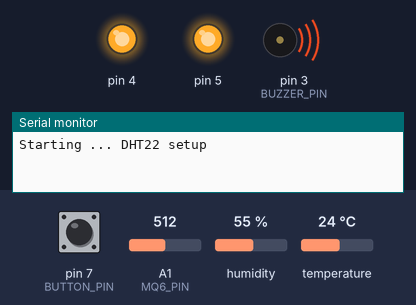
Recording of a program running on a simulated Arduino Pro Mini, built with avr-gcc and run on an emulated ATmega328P. Shown: output pins drawn as LEDs (lit = HIGH), buzzer (waves = sounding), the last lines printed to the serial monitor. The inputs (shaded band) are chosen by the test bench; at power-on: pin 7 (BUTTON_PIN) HIGH, A1 (MQ6_PIN) = 512, humidity 55 %, temperature 24 °C.

Above: at 0.1 s.
At 46.2 s:
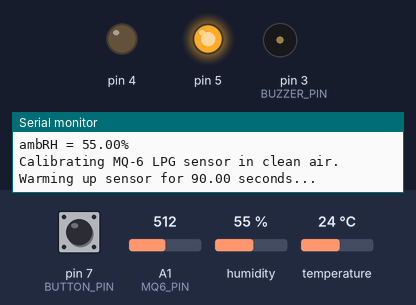
At 92.1 s:
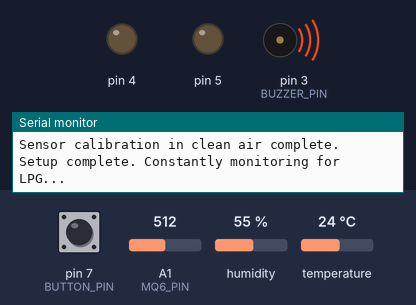
At 92.8 s:
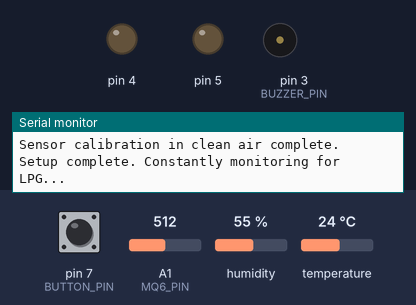
Timing chart, 0 to 130.0 s (numbered marks = the images above):
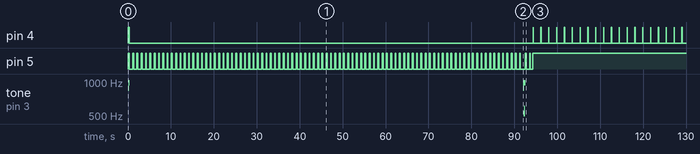

Measured:
- by itself, pin 4: repeats every 1.8 s: HIGH 0.02 s, LOW 1.8 s
- by itself, pin 5: moves between LOW and HIGH, repeating every 10.0 s

The program:

main.cpp
```cpp
// LPG detection sensor
// For Arduino pro mini (ATMEGA328P). Possilby works on other boards as well, but
// not tested.

#include <Arduino.h>
#include <avr/wdt.h>

#include "LEDBlinker.h"

#define VERSION = 1.2
//define SERIAL_DEBUG_DISABLED
#define GREEN_LED 5
#define RED_LED 4
#define BUZZER_PIN 3
#define BUTTON_PIN 7
#define MQ6_PIN A1
#define DHT_PIN 6
#define DIGITAL_OUT 12
#define WARMUP_TIME_MS 90e3

#define NOTE_A5 880
#define NOTE_B5 988
#define NOTE_C5 523
#define NOTE_D5 587
#define NOTE_E5 659

bool alarmLPG = false;          // Currently detecting LPG
bool alarmLPG_latch = false;    // Alarm in latched state
bool lower_threshold = false;   // Bool lower LPG threshold reached
bool alarm_silenced = false;    // Alarm silenced state
bool err_no_sensor = false;     // Gas sensor detected
unsigned long alarm_time = 0UL; // millis for storing when gas first detected
unsigned long alarm_time_last = 0UL; // millis for when gas was last detected
const unsigned long alarm_timeout = 8 * 3600e3; // 8 hourso
unsigned long calibration_time = 0UL; // Last time sensor calibrated
const unsigned long calibration_timer = 1800e3; // 30 minutes
bool recalibration_done = false; // Record if recalibration is done
//  The lower explosive limit for LPG is 1900 ppm for butane, and
//  2000 ppm for propane.
const unsigned int LPG_threshold = 1900;
// Set a lower thershold where the alarm doesn't sound but a chirp is given
const unsigned int LPG_lower_threshold = 500;
float RL = 20.0;  //  load resistor value in k ohms
float Ro = 10.0;  //  default value 10 k ohms.  Revised during calibration.
const float Ro_clean_air_factor = 10.0;
const float vMin_threshold = 100;  // Minimum voltage (in mV) of the sensor used
                                   // in detecting if the sensor is connected
unsigned int LPG_ppm = 0;
int button_state = HIGH;
int last_button_state = HIGH;
unsigned long last_debounce_time = 0UL;
const int debounce_delay = 50;

LEDBlinker greenLED(GREEN_LED, 0, 0);
LEDBlinker redLED(RED_LED, 0, 0);
LEDBlinker buzzer(BUZZER_PIN, 0, 0);

////////////////////////////////////////////////////////////////////////
// DHT humidity/temperature sensor
#include "DHT.h"
#include "DHT_U.h"
bool errDHT = false;
// Uncomment whatever type you're using!
//#define DHTTYPE DHT11     // DHT 11
#define DHTTYPE DHT22   // DHT 22  (AM2302)
//#define DHTTYPE DHT21   // DHT 21 (AM2301)
DHT dht(DHT_PIN, DHTTYPE);
////////////////////////////////////////////////////////////////////////
// With sensor holes facing you:
// Connect pin 1 (on the left) of the sensor to +5V
// Connect pin 2 of the sensor to whatever your DHTPIN is
// Connect pin 4 (on the right) of the sensor to GROUND
// Connect a 10K resistor from pin 2 (data) to pin 1 (power) of the sensor

float mV = 0.0;
unsigned long samples = 0;
const int maxSamples = 500;

void(* resetFunc) (void) = 0;

float RsRoAtAmbientTo20C65RH(float RsRo_atAmb, float ambTemp, float ambRH) {
  //  Using the datasheet for MQ-6 sensor, derive Rs/Ro values
  //  from - 10 to 50 C and 33, 65, and 85 % relative humidity.
  //  For the measured Rs/Ro, use linear interpolation to calculate the
  //  standard Rs/Ro values for the measured ambient temperature and RH.
  //  Next, calculate a correction factor from the standard Rs/Ro at ambient
  //  temp and RH relative to standard Rs/Ro at 20C and 65 RH.
  //  Apply this correction factor to the measured Rs/Ro value and return the
  //  corrected value.  This corrected value may then be used against the Rs/Ro
  //  Rs/Ro vs LPG concentration (ppm) chart to estimate the concentration of PPG.

  //  Calc RsRo values at ambTemp & 33% RH, 65% and 85% RH
  float RsRo_at_ambTemp_33RH = -0.00000321 * pow(ambTemp, 3) +
                               0.000315 * pow(ambTemp, 2) - 0.0129 * ambTemp +
                               1.1568;
  float RsRo_at_ambTemp_85RH = -0.00000358 * pow(ambTemp, 3) +
                               0.000298 * pow(ambTemp, 2) - 0.0102 * ambTemp +
                               0.9642;
  // float RsRo_at_65RH = ((65.0-33.0)/(85.0-65.0));
  float RsRo_at_ambTemp_65RH =
      ((65.0 - 33.0) / (85.0 - 33.0) *
           (RsRo_at_ambTemp_85RH - RsRo_at_ambTemp_33RH) +
       RsRo_at_ambTemp_33RH) *
      1.102;
  //  Linear interpolate to get the RsRo at the ambient RH value (ambRH).
  float RsRo_at_ambTemp_ambRH;
  if (ambRH < 65.0) {
    RsRo_at_ambTemp_ambRH = (ambRH - 33.0) / (65.0 - 33.0) *
                                (RsRo_at_ambTemp_65RH - RsRo_at_ambTemp_33RH) +
                            RsRo_at_ambTemp_33RH;
  } else {
    // ambRH > 65.0
    RsRo_at_ambTemp_ambRH = (ambRH - 65.0) / (85.0 - 65.0) *
                                (RsRo_at_ambTemp_85RH - RsRo_at_ambTemp_65RH) +
                            RsRo_at_ambTemp_65RH;
  }
  //  Calc the correction factor to bring RsRo at ambient temp & RH to 20 C and
  //  65% RH.
  const float refRsRo_at_20C65RH = 1.00;
  float RsRoCorrPct =
      1 + (refRsRo_at_20C65RH - RsRo_at_ambTemp_ambRH) / refRsRo_at_20C65RH;
  //  Calculate what the measured RsRo at ambient conditions would be corrected
  //  to the conditions for 20 C and 65% RH.
  float measured_RsRo_at_20C65RH = RsRoCorrPct * RsRo_atAmb;
  return measured_RsRo_at_20C65RH;
}

long readVcc() {
  long result;
  // Read 1.1V reference against AVcc
  ADMUX = _BV(REFS0) | _BV(MUX3) | _BV(MUX2) | _BV(MUX1);
  delay(2); // Wait for Vref to settle
  ADCSRA |= _BV(ADSC); // Convert
  while (bit_is_set(ADCSRA,ADSC));
  result = ADCL;
  result |= ADCH<<8;
  result = 1125300L / result; // Back-calculate AVcc in mV
  return result;
}

float CalcRsFromVo(float Vo) {
  //  Vo = sensor output voltage in mV.
  //  VRef = supply voltage, 5000 mV
  //  RL = load resistor in k ohms
  //  The equation Rs = (Vc - Vo)*(RL/Vo)
  //  is derived from the voltage divider
  //  principle:  Vo = RL * Vc (Rs + RL)
  //
  //  Note.  Alternatively you could calc
  //         Rs from ADC value using
  //         Rs = RL * (1024 - ADC) / ADC
  float Rs = (readVcc() - Vo) * (RL / Vo);
  return Rs;
}

unsigned int GetLpgPpmForRatioRsRo(float RsRo_ratio) {
  //  If you extract the data points from the LPG concentration
  //  versus Rs/Ro chart in the datasheet, plot the points,
  //  fit a polynomial curve to the points, you come up with the equation
  //  for the curve of:  Rs/Ro = 18.446 * (LPG ppm) ^ -0.421
  //  This equation is valid for ambient conditions of 20 C and 65% RH.
  //  Solving for the concentration of LPG you get:
  //    LPG ppm = [(Rs/Ro)/18.446]^(1/-0.421)
  float ppm;
  ppm = pow((RsRo_ratio/18.446), (1/-0.421));
  return (unsigned int) ppm;
}

float Get_mVfromADC(byte AnalogPin) {
    // read Vcc from the internal 1.1V reference
    double Vcc = readVcc(); // in mV
    // read the value from the sensor:
    int ADCval = analogRead(AnalogPin);
    // It takes about 100 microseconds (0.0001 s) to read an analog input
    delay(1);
    //  Voltage at pin in milliVolts = (reading from ADC) * (5000/1024)
    //float mV = ADCval * (vRef / 1024.0);
    float mV = (ADCval / 1024.0) * Vcc;
    return mV;
}

bool check_led_connected(int pin) {
  // Checks if a led is connected
  // LED connected to ground with a resistor to the I/O pin
  pinMode(pin, INPUT_PULLUP);
  int connected = digitalRead(pin);
  pinMode(pin, OUTPUT);
  if (connected == HIGH){
    return false;
  }
  return true;
}

bool calibrate_MQ6() {

  // Get the Vcc accurately
  double Vcc = readVcc()/1000.0;

#ifndef SERIAL_DEBUG_DISABLED
  Serial.print("Vcc measured at: ");
  Serial.print(Vcc);
  Serial.println(" V");
#endif

  greenLED.setPulse(150, 1000);

  //  take a reading..
  for(int i = maxSamples; i > 0; i--){
    greenLED.tick();
    mV += Get_mVfromADC(MQ6_PIN);
    samples += 1;
    wdt_reset();
  }

  mV = mV / (float) samples;
  #ifndef SERIAL_DEBUG_DISABLED
  Serial.print("  avg A");
  Serial.print(MQ6_PIN);
  Serial.print(" for ");
  Serial.print(samples);
  Serial.print(" samples = ");
  Serial.print(mV);
  Serial.println(" mV");
  Serial.print("  Rs = ");
  Serial.println(CalcRsFromVo(mV));
  #endif
  //  Conv output to Ro
  //  Ro = calibration factor for measurement in clean air.
  //  Ro = ((vRef - mV) * RL) / (mV * Ro_clean_air_factor);
  //  Hereafter, measure the sensor output, convert to Rs, and
  //  then calculate Rs/Ro using: Rs = ((Vc-Vo)*RL) / Vo
  Ro = CalcRsFromVo(mV) / Ro_clean_air_factor;
  #ifndef SERIAL_DEBUG_DISABLED
  Serial.print("  Ro = ");
  Serial.println(Ro);
  Serial.println("Sensor calibration in clean air complete.");
  Serial.println("Setup complete. Constantly monitoring for LPG...");
  #endif
  samples = 0;
  mV = 0.0;
  calibration_time = millis();

  return true;
}


void setup() {

  // Disable WDT at startup
  wdt_disable();

#ifndef SERIAL_DEBUG_DISABLED
  Serial.begin(9600);
  Serial.print("Starting ... ");
#endif

  //  DEFAULT: analog reference of 5 volts on 5V Arduino boards
  //analogReference(DEFAULT);
  pinMode(MQ6_PIN, INPUT);
  delay(1);
  pinMode(BUTTON_PIN, INPUT_PULLUP);
  delay(1);

  // Turn on all LEDs and the buzzer to check if working
  greenLED.setHigh();
  redLED.setHigh();
  tone(BUZZER_PIN, NOTE_A5);
  delay(140);
  tone(BUZZER_PIN, NOTE_B5);
  delay(80);
  noTone(BUZZER_PIN);

#ifndef SERIAL_DEBUG_DISABLED
  Serial.print("DHT");
  Serial.print(DHTTYPE);
  Serial.println(" setup");
#endif
  dht.begin();
  //  Get the ambient conditions (deg C & relative humidity) from DHT
  float ambRH = dht.readHumidity();
  float ambTemp = dht.readTemperature();
  // check if returns are valid, if they are NaN (not a number) then something
  // went wrong!
  if (isnan(ambTemp) || isnan(ambRH)) {
#ifndef SERIAL_DEBUG_DISABLED
    Serial.println("Failed to read from DHT");
    Serial.println("  ");
#endif
    errDHT = true;
  } else {
    //  DHT ok, .. proceed.
#ifndef SERIAL_DEBUG_DISABLED
    Serial.print("ambTemp = ");
    Serial.print(ambTemp);
    Serial.println(" deg C");
    Serial.print("ambRH = ");
    Serial.print(ambRH);
    Serial.println("% ");
#endif
  }

#ifndef SERIAL_DEBUG_DISABLED
  Serial.println("Calibrating MQ-6 LPG sensor in clean air.");
  Serial.print("Warming up sensor for ");
  Serial.print(WARMUP_TIME_MS / 1000);
  Serial.print(" seconds...");
#endif

  unsigned long warmupTime = millis() + WARMUP_TIME_MS;
  //unsigned long warmupTime = millis() + 5e3; // 5 seconds (for testing)
  greenLED.setInterval(200, 800);
  redLED.setLow();
  while(millis() < warmupTime) {
    greenLED.tick();
    wdt_reset();
  }
#ifndef SERIAL_DEBUG_DISABLED
  Serial.println(" Warmup complete. Starting calibration ...");
#endif

  calibrate_MQ6();

  // Play a tone to indicate calibration is succesful
  tone(BUZZER_PIN, NOTE_A5);
  delay(80);
  tone(BUZZER_PIN, NOTE_B5);
  delay(80);
  tone(BUZZER_PIN, NOTE_C5);
  delay(80);
  tone(BUZZER_PIN, NOTE_B5);
  delay(20);
  tone(BUZZER_PIN, NOTE_C5);
  delay(20);
  tone(BUZZER_PIN, NOTE_D5);
  delay(50);
  tone(BUZZER_PIN, NOTE_B5);
  delay(200);
  noTone(BUZZER_PIN);

  // All setup steps are complete, enable WatchDogTimer
  #ifndef SERIAL_DEBUG_DISABLED
  wdt_enable(WDTO_500MS);
  #else
  wdt_enable(WDTO_2S);
  wdt_reset();
  #endif
}

void loop() {

  wdt_reset();

  button_state = digitalRead(BUTTON_PIN);

  if (button_state != last_button_state) {
    // Button has been pressed, start debouncing
    last_debounce_time = millis();
  }

  if (millis() - last_debounce_time < debounce_delay && button_state == LOW) {
    // Reset the debounce
    last_button_state = button_state;
    last_debounce_time = 0;
    #ifndef SERIAL_DEBUG_DISABLED
    Serial.println("Reset Button Pressed");
    #endif
    if (alarmLPG_latch && !alarmLPG) {
      // Alarm is latched (still active) but no current gas detected, reset the
      // alarm
      alarmLPG_latch = false;
      alarm_silenced = false;
      alarm_time = 0UL;
      #ifndef SERIAL_DEBUG_DISABLED
      Serial.println("Alarm reset by user");
      #endif
    } else if (alarmLPG_latch && alarmLPG) {
      // Alarm is active and there is currently gas detected
      // Silence the alarm
      alarm_silenced = true;
      #ifndef SERIAL_DEBUG_DISABLED
      Serial.println("Alarm silenced by user");
      #endif
    } else if (lower_threshold) {
      // Lower threshold alarm is sounding
      // Silence the alarm
      alarm_silenced = true;
    } else {
      // There is no current alarm, restart device
      // First double check there's no LPG reading
      // The device should not be reset when it's readin LPG
      if (LPG_ppm > 20) {
        #ifndef SERIAL_DEBUG_DISABLED
        Serial.println("LPG detected, no reset allowed!");
        #endif
        tone(BUZZER_PIN, 880, 1000);
      } else {
        #ifndef SERIAL_DEBUG_DISABLED
        delay(200);
        #endif
        resetFunc();
      }
    }
  }

  if (millis() - calibration_time > calibration_timer && !recalibration_done) {
    // After some runtime, recalibrate the sensor
    // This is to give a long run in time to make sure the sensor is properly
    // warmed up
    if (millis() - alarm_time_last >= calibration_timer) {
      // If gas was detected in the time between the initial calibration then
      // don't recalibrate just yet. Wait until no gas has been detected for 30
      // minutes at least.
      #ifndef SERIAL_DEBUG_DISABLED
      Serial.println("Recalibrating ...");
      #endif
      if (calibrate_MQ6()) {
        recalibration_done = true;
      }
    }
  }

  if (samples < maxSamples) {
    // Collect a new sample
    mV += Get_mVfromADC(MQ6_PIN);
    samples += 1;
    // Validate sample
    // If the sensor is not plugged in the voltage will be very low
    if (mV < vMin_threshold) {
      // Sensor probably not connected
      err_no_sensor = true;
      //samples = 0;
    } else {
      // Measurement succesful
      err_no_sensor = false;
    }

  } else {
    // Enough samples to do a calculation
    mV = mV / (float) samples;
    #ifndef SERIAL_DEBUG_DISABLED
    Serial.print("Gas sensor reading: ");
    Serial.print(mV);
    Serial.print(" mV (");
    Serial.print(samples);
    Serial.print(" samples) Recalibrated Ro would be: ");
    Serial.println(CalcRsFromVo(mV) / Ro_clean_air_factor);
    #endif
    //  Conv output to Ro
    //  Calculate Rs from the measured sensor voltage output
    //  using: Rs = (Vc-Vo)* (RL / Vo)
    //float Rs = (vRef - mV) * (RL / mV);
    float Rs = CalcRsFromVo(mV);
    //  Calculate Rs/Ro
    float RsRo_atAmb = Rs / Ro;
    //  Get the ambient conditions (deg C & relative humidity) from DHT
    float ambRH = dht.readHumidity();
    float ambTemp = dht.readTemperature();
    #ifndef SERIAL_DEBUG_DISABLED
    Serial.print("Rs=");
    Serial.print(Rs);
    Serial.print(", Ro=");
    Serial.print(Ro);
    Serial.print(", Ratio: ");
    Serial.print(RsRo_atAmb);
    #endif

    // check if returns are valid, if they are NaN (not a number) then something
    // went wrong!
    if (isnan(ambTemp) || isnan(ambRH)) {
      #ifndef SERIAL_DEBUG_DISABLED
      Serial.println(" - Failed to read from DHT.");
      #endif
      errDHT = true;
      // Establish a reading without correcting for temperature and humidity
      // Assume 20 degrees and 65% RH (the sensor's standard values)
      LPG_ppm = GetLpgPpmForRatioRsRo(RsRo_atAmb);
      // digitalWrite(pinNPN, LOW);
    } else {
      //  DHT ok, .. proceed.
      errDHT = false;
      float measured_RsRo_at_20C65RH =
          RsRoAtAmbientTo20C65RH(RsRo_atAmb, ambTemp, ambRH);

      #ifndef SERIAL_DEBUG_DISABLED
      Serial.print(" -> Corrected to: ");
      Serial.print(measured_RsRo_at_20C65RH);
      Serial.print(" (T=");
      Serial.print(ambTemp);
      Serial.print(" RH=");
      Serial.print(ambRH);
      Serial.println("%)");
      #endif

      //  Calc the measured Rs/Ro (corrected to std 20C and 65% RH) in LPG
      //  concentration (ppm).
      LPG_ppm = GetLpgPpmForRatioRsRo(measured_RsRo_at_20C65RH);
    }

    #ifndef SERIAL_DEBUG_DISABLED
    Serial.print("LPG ppm = ");
    Serial.println(LPG_ppm);
    #endif

    if (LPG_ppm > LPG_threshold) {
      // Threshold reached
      alarmLPG = true;
      alarm_time_last = millis();
    } else {
      alarmLPG = false;
      // No alarm but check for lower threshold
      if (LPG_ppm > LPG_lower_threshold) {
        lower_threshold = true;
      } else {
        lower_threshold = false;
      }
    }

    samples = 0;
    mV = 0.0;

    // Check if the LEDS are still connected
    if (!check_led_connected(GREEN_LED)) {
#ifndef SERIAL_DEBUG_DISABLED
      Serial.println("Green LED not connected!");
#endif
    }
    if (!check_led_connected(RED_LED)) {
#ifndef SERIAL_DEBUG_DISABLED
      Serial.println("Red LED not connected!");
#endif
    }

    if (err_no_sensor) {
      // If not sensor detected then there are no samples taken and so no LPG
      // threshold is exceeded so give the error code (short red blinking with
      // chirp). If the temp/hum sensor is also not detected that error code
      // will repeat after this one.
      #ifndef SERIAL_DEBUG_DISABLED
      Serial.println("Error: No gas sensor found.");
      #endif

      greenLED.setLow();
      redLED.setHigh();
      buzzer.setInterval(150, 4000);
    }

    if (alarmLPG == true || alarmLPG_latch == true) {
      // Sound alarm if gas threshold is exceeded

      redLED.setHigh();
      greenLED.setHigh();

      #ifndef SERIAL_DEBUG_DISABLED
      if (alarmLPG) {
        Serial.println("LPG currently over threshold");
      } else if (alarmLPG_latch) {
        Serial.println("LPG alarm latch active (LPG detected in the past)");
      }
      #endif

      // Check if this is the first sample above threshold
      // If so, set the latch and record the time
      if (!alarmLPG_latch) {
        alarm_time = millis();
        alarmLPG_latch = true;
        buzzer.setInterval(300, 500);
        #ifndef SERIAL_DEBUG_DISABLED
        Serial.println("LPG alarm latched");
        #endif
      } else if (millis() - alarm_time > alarm_timeout) {
        // Alarm has been going for longer then the timeout, silence it
      }

      if (alarm_silenced) {
        // Alarm has been silenced. Make it beep at very slow rate and keep the
        // red LED on
        buzzer.setInterval(1000, 90e3); // Beep every 90 seconds
        #ifndef SERIAL_DEBUG_DISABLED
        Serial.println("LPG alarm silenced");
        #endif
      }

      // Set the output pin high
      digitalWrite(DIGITAL_OUT, HIGH);
    } else if (lower_threshold == true) {
      // LPG lower threshold reached
      #ifndef SERIAL_DEBUG_DISABLED
      Serial.println("LPG lower threshold reached");
      #endif

      redLED.setInterval(150, 2000);
      greenLED.setHigh();
      if (alarm_silenced) {
        buzzer.setInterval(150, 90e3);
      } else {
        buzzer.setInterval(150, 3000);
      }
    } else if (errDHT == true) {
      // Only give the error that the temp/hum sensor isn't working when there
      // is no LPG detected. Otherwise the LPG alarm is sounded.
      #ifndef SERIAL_DEBUG_DISABLED
      Serial.println("Error: DHT sensor not found");
      #endif

      greenLED.setHigh();
      redLED.setPulse(150, 3000);
      //buzzer.setInterval(50, 5000);
    } else {
      // No alarms or anything just turn on the green light
      greenLED.setHigh();
      redLED.setLow();
      buzzer.setLow();

      // Set the digital output low
      digitalWrite(DIGITAL_OUT, LOW);
    }
  }

  greenLED.tick();
  redLED.tick();
  buzzer.tick();
}
```

Source omitted: LEDBlinker.cpp (1886 bytes), LEDBlinker.h (570 bytes)
